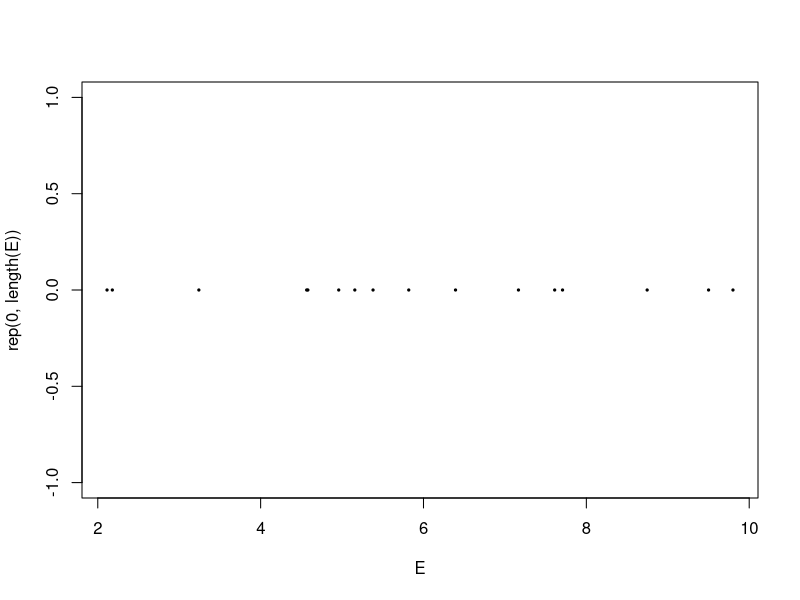

R code for this plot:
# slide 47
lambda = 2
TT = 10
N = rpois(1,lambda*TT)
E = runif(N,min=0,max=TT)
E = sort(E)
plot(E,rep(0,length(E)),type='p',pch=19,cex=0.3)

